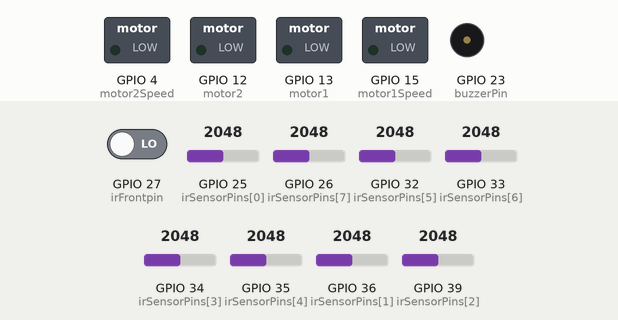
The sketch below on a simulated ESP32. On the bench: switched loads named in the sketch (green lamp = pin HIGH), buzzer (waves = sounding). The test bench sets the inputs (shaded band); at power-on: GPIO 25 (irSensorPins[0]) = 2048, GPIO 26 (irSensorPins[7]) = 2048, GPIO 27 (irFrontpin) LOW, GPIO 32 (irSensorPins[5]) = 2048, GPIO 33 (irSensorPins[6]) = 2048, GPIO 34 (irSensorPins[3]) = 2048, GPIO 35 (irSensorPins[4]) = 2048, GPIO 36 (irSensorPins[1]) = 2048, GPIO 39 (irSensorPins[2]) = 2048. What the sketch prints to the serial monitor is not drawn.

Above: at 0.1 s.
Timing chart, 0 to 1.6 s (numbered marks = the images above):
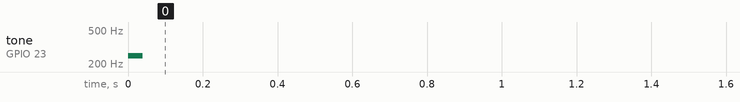

The sketch:

qtrTest.ino
```cpp
#include "qtr.h"
#include "motors.h"
#include "buzzer.h"

void setup() {
	Serial.begin(9600);
	//qtr setup
	for (int i = 0; i < SensorCount; i++) {
		pinMode(irSensorPins[i], INPUT);
	}
	pinMode(irFrontpin, INPUT);

	//motor setup
	pinMode(motor1, OUTPUT);
	pinMode(motor2, OUTPUT);
	pinMode(motor1Speed, OUTPUT);
	pinMode(motor2Speed, OUTPUT);
	forward(0,0);
	pinMode(buzzerPin, OUTPUT);
	buzzer();
}

void loop() {
	int i;
	irScan();
	detectPostion();
	Serial.print("sensorValues: ");
		for(i=0; i< SensorCount; i++){
			Serial.print(sensorValues[i]);
			Serial.print(", ");
		}
	Serial.println("");
	Serial.print("position: ");
	Serial.println(position);
	Serial.print("readsum: ");
	Serial.println(readsum);
	Serial.print("irFull: ");
	Serial.println(irFull);
	Serial.print("irRight: ");
	Serial.println(irRight);
	Serial.print("irLeft: ");
	Serial.println(irLeft);
	Serial.print("irNothing: ");
	Serial.println(irNothing);
	Serial.print("irMid: ");
	Serial.println(irMid);
	//Serial.print("irFront: ");
	//Serial.println(frontReading);
	delay(800);
}
```

buzzer.h
```cpp
#include <esp32-hal-timer.h>
//needs change
//make sure to know the hardware timer pins
#define buzzerPin 23

hw_timer_t *buzzerTimer = NULL;

void buzzerCallback()
{
  noTone(buzzerPin);
  digitalWrite(buzzerPin, LOW); // Turn off the buzzer pin
}

void buzzer()
{
  tone(buzzerPin, 250);
//interrupt hardware timer to stop buzzing without stoping code
//100% not chatgpt
  if (buzzerTimer == NULL)
  {
    buzzerTimer = timerBegin(0, 80, true); // Use timer 0 with prescaler 80 and counting up
    timerAttachInterrupt(buzzerTimer, &buzzerCallback, true); // Attach the callback function
    timerAlarmWrite(buzzerTimer, 40000, false); // Set the alarm for 100ms
    timerAlarmEnable(buzzerTimer); // Enable the timer alarm
  } else
  {
    //timerRestart(buzzerTimer); // Restart the timer
  }
}
```

motors.h
```cpp
/*motors*/
//needs change
#define motor1      13   // right wheel
#define motor2      12   // left wheel
#define motor1Speed 15   // right wheel speed
#define motor2Speed 4  // left wheel speed


void back(int speed1, int speed2)
{
  digitalWrite(motor1,1);
  digitalWrite(motor2,1);

  analogWrite(motor1Speed,speed1);
  analogWrite(motor2Speed,speed2);
}

void forward(int speed1,int speed2)
{
  digitalWrite(motor1,0);
  digitalWrite(motor2,0);

  analogWrite(motor1Speed,speed1);
  analogWrite(motor2Speed,speed2);
}

void right(int speed1,int speed2)
{
  digitalWrite(motor1,0);
  digitalWrite(motor2,1);

  analogWrite(motor1Speed,speed1);
  analogWrite(motor2Speed,speed2);
}

void left(int speed1,int speed2)
{
  digitalWrite(motor1,1);
  digitalWrite(motor2,0);

  analogWrite(motor1Speed,speed1);
  analogWrite(motor2Speed,speed2);
}

//allows bidirectional control from one function
void setMotors(int speed1, int speed2)
{
  if (speed1 > 0) digitalWrite(motor1,0);
  else digitalWrite(motor1,1);
  analogWrite(motor1Speed,abs(speed1));

  if (speed2 > 0) digitalWrite(motor2,0);
  else digitalWrite(motor2,1);
  analogWrite(motor2Speed,abs(speed2));
}
```

qtr.h
```cpp
/*ir sensors*/
//needs change
#define SensorCount 8

const int irSensorPins[SensorCount] = {25, 36, 39, 34, 35, 32, 33, 26};

uint16_t sensorValues[SensorCount];
uint16_t avgsensorValues[SensorCount][5];

//uint16_t position;
float position;

uint16_t readsum;

const int leftbound = 2000;            //3000;
const int rightbound = 5000;           //4000;

const int thres = 1100;                //threshhold value, max sensor reading is 4095

bool irFull = false;
bool irRight = false;
bool irLeft = false;
bool irNothing = false;
bool irMid = false;

const int thresFr=1000;

const int irFrontpin = 27;
int frontReading ;
bool irFront = false;

void irScan()
{
          // Read each sensor 5 times and store the readings in an array
for (int j = 0; j < 5; j++)
{
  for (int i = 0; i < SensorCount; i++)
  {
      avgsensorValues[i][j] = analogRead(irSensorPins[i]);
    }
}

// Calculate the average value for each sensor
for (int i = 0; i < SensorCount; i++)
{
  int sum = 0;
  for (int j = 0; j < 5; j++)
  {
    sum += avgsensorValues[i][j];
  }
  sensorValues[i] = sum / 5;
}

frontReading = digitalRead(irFrontpin);

  //resets vars
  position=0;
  readsum=0;
  int i;

  // calculating weighted average
  for(i=0; i< SensorCount; i++)
  {
    position+= i*1000*sensorValues[i];
    readsum+= sensorValues[i];
  }

  if( readsum>0) {position = position/readsum;}
  // value is between 0 and 7000
  // 0 to the right, 1000 for each sensor
  // 7000 to the left
}

void detectPostion()
{
  irFront= false;
  //front ir check
  if(frontReading =HIGH )
  {
    irFront=true;
  }

  irFull= false, irRight= false, irLeft= false, irNothing= false, irMid= false;


  if ( sensorValues[0]>= thres && sensorValues[1] >= thres && sensorValues[2] >= thres && sensorValues[3] >= thres &&
    sensorValues[4] >= thres && sensorValues[5] >= thres && sensorValues[6] >= thres && sensorValues[7] >= thres )
    {
      irFull=true;
      }


  else if ((sensorValues[0]>= thres ) && (sensorValues[1] >= thres) && (sensorValues[7]<thres ) && (sensorValues[6]<thres))
    {
    irLeft=true;
    }


  else if ((sensorValues[7]>= thres ) && (sensorValues[6] >= thres) && (sensorValues[0]<thres ) && (sensorValues[1]<thres))
    {
    irRight=true;
    }


  else if( ( sensorValues[3]>=thres || sensorValues[4]>=thres ))
    {
    irMid=true;
    }
  else
  {
      irNothing=true;
  }
}
```

Measured:
- by itself, tone on GPIO 23 (buzzerPin): silent → 250 Hz at 0.00 s, → silent 0.04 s later
